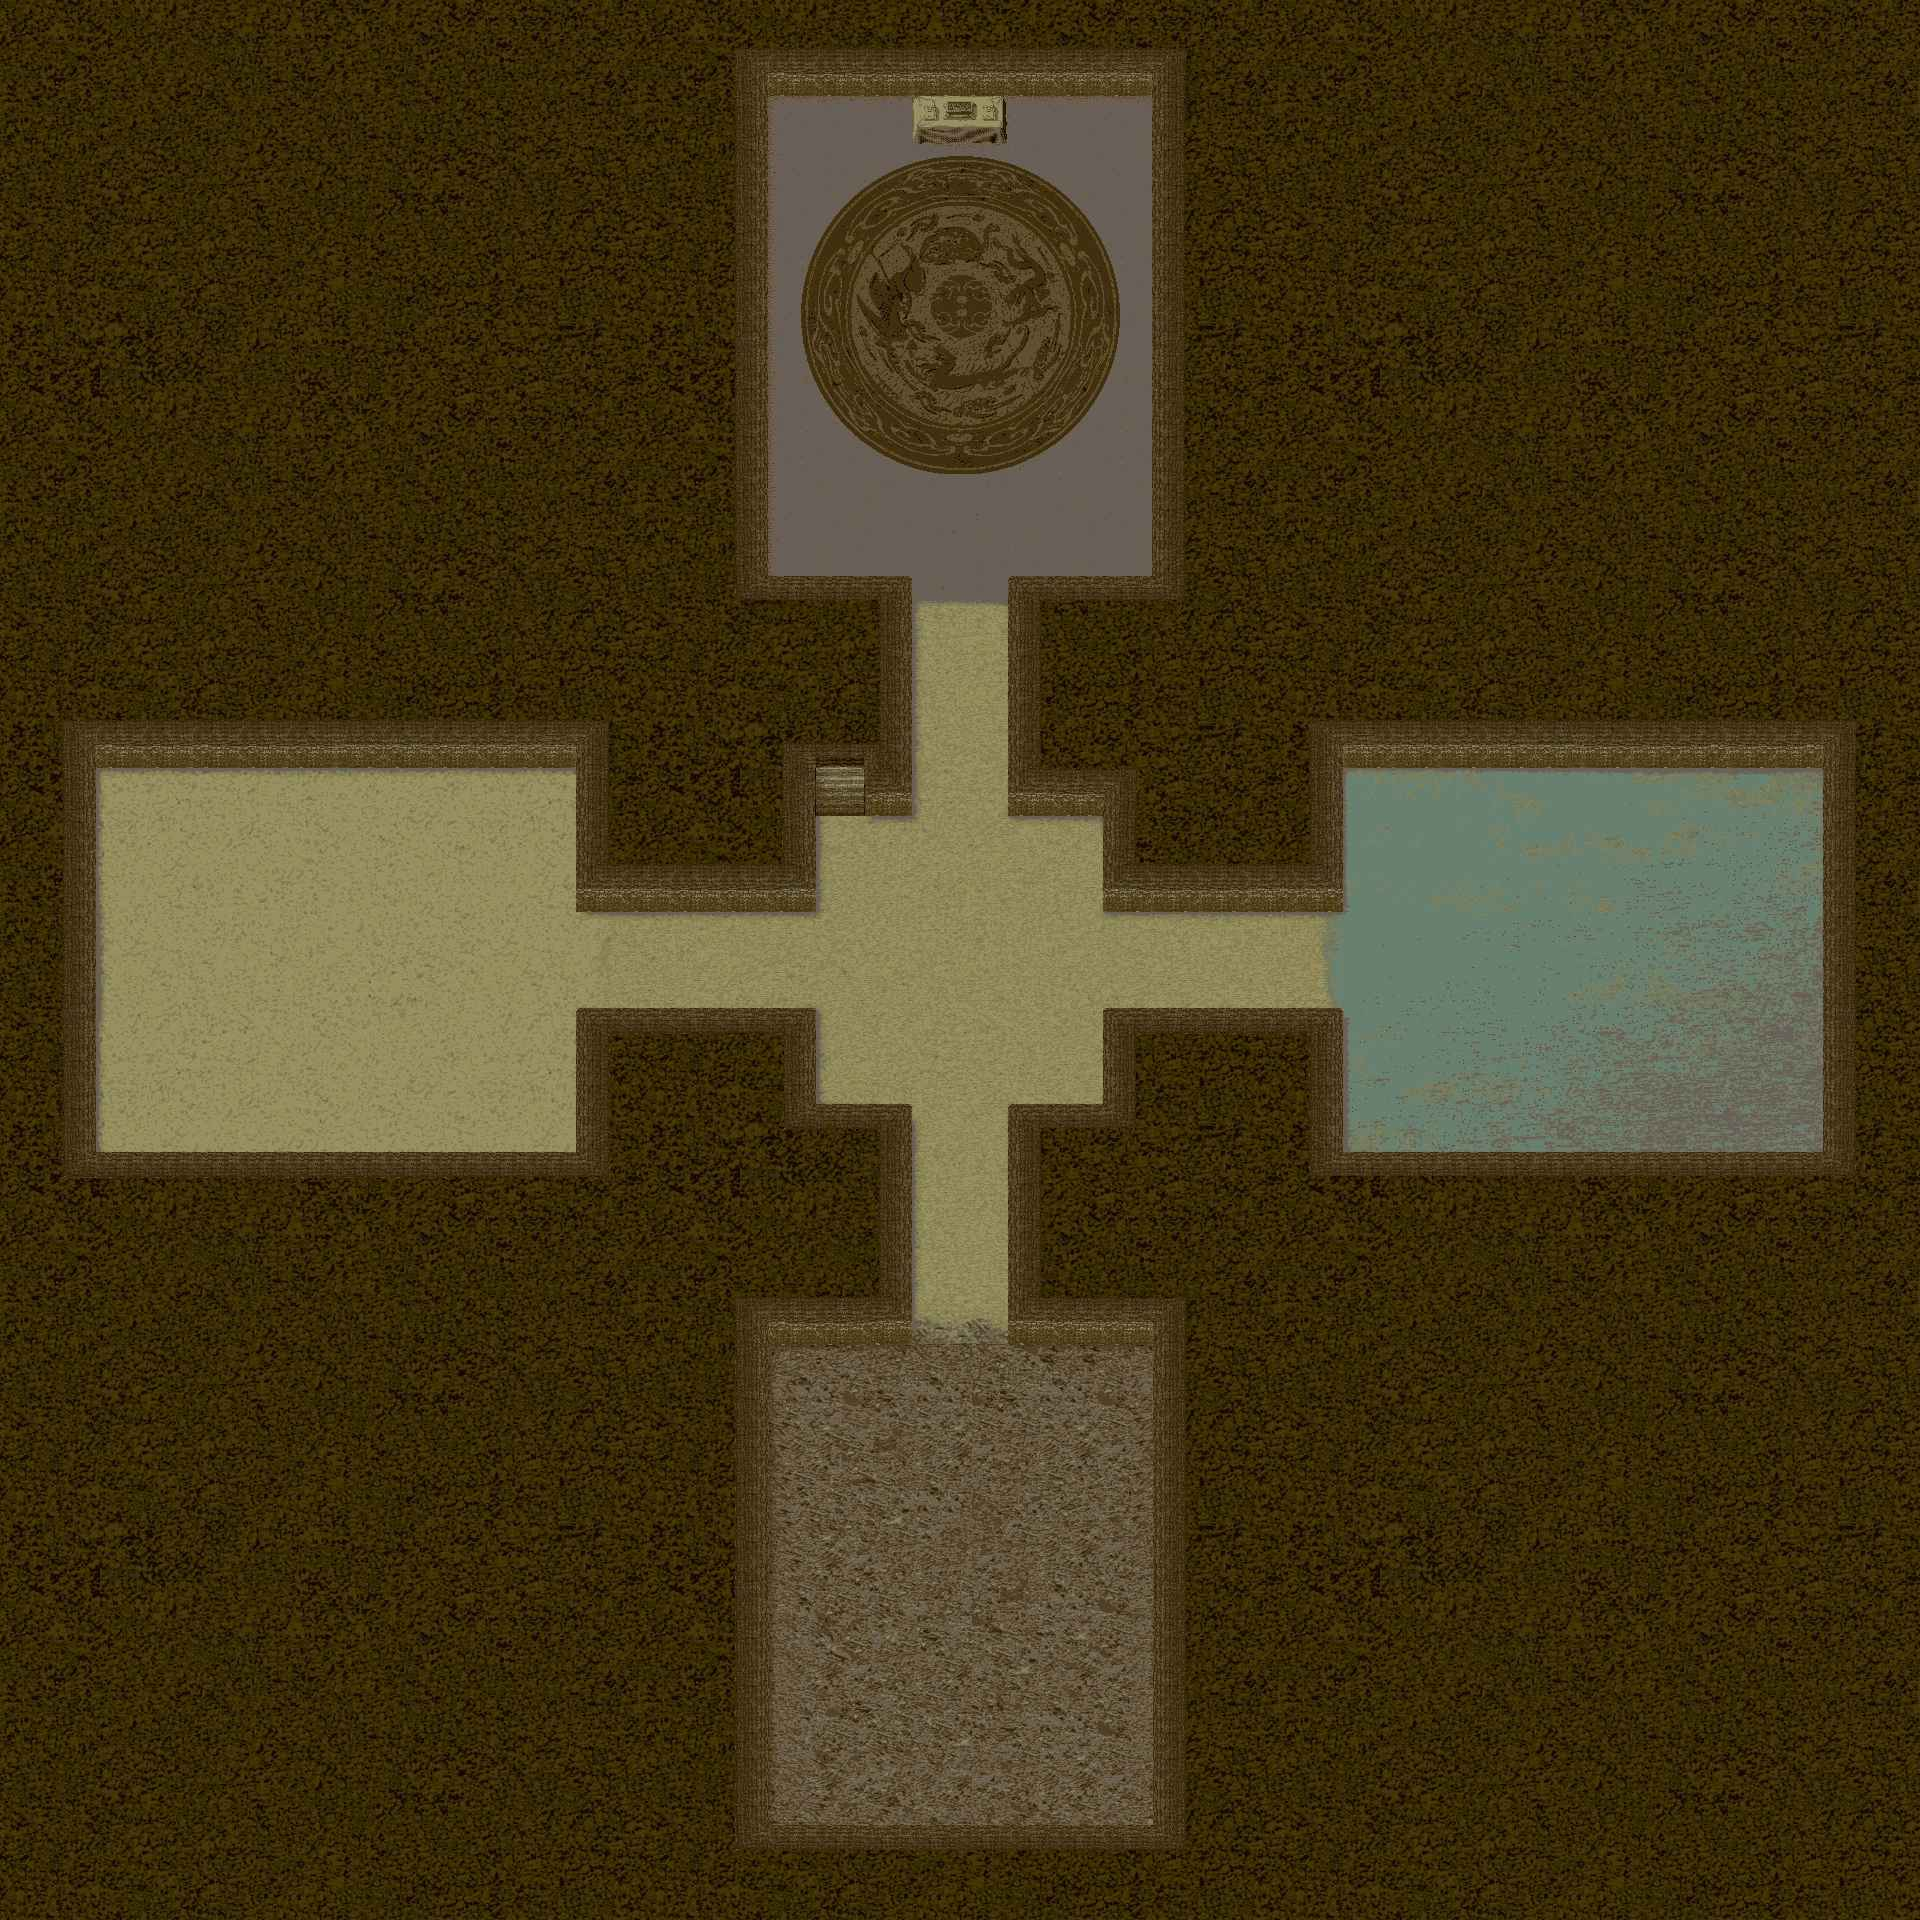

Rendered tile map (Tiled .tmx) drawn with the repository's tilesets; below, a short description and the map source with its tile grids summarised:
An orthogonal 40x40 tile map with 48x48 px tiles, 6 tile layers (城墙, 平原, 城内, 浅滩, ...) and 48 objects (2x 0, 2x 1, 2x 2, 2x 3, 2x 4, ...).

<map version="1.0" orientation="orthogonal" width="40" height="40" tilewidth="48" tileheight="48">
 <tileset firstgid="1" name="58-1" tilewidth="48" tileheight="48">
  <image source="map/58-1.jpg" trans="ff00ff" width="1920" height="1920" />
 </tileset>
 <layer name="城墙" width="40" height="40">
  <data>[1600 cells, 1204 non-empty, 1204 distinct tile ids]</data>
 </layer>
 <layer name="平原" width="40" height="40">
  <data>[1600 cells, 80 non-empty, 80 distinct tile ids]</data>
 </layer>
 <layer name="城内" width="40" height="40">
  <data>[1600 cells, 154 non-empty, 154 distinct tile ids]</data>
 </layer>
 <layer name="浅滩" width="40" height="40">
  <data>[1600 cells, 80 non-empty, 80 distinct tile ids]</data>
 </layer>
 <layer name="荒地" width="40" height="40">
  <data>[1600 cells, 80 non-empty, 80 distinct tile ids]</data>
 </layer>
 <layer name="祭坛" width="40" height="40">
  <data>[1600 cells, 2 non-empty, 2 distinct tile ids]</data>
 </layer>
 <objectgroup name="friendAIBegin" width="40" height="40" />
 <objectgroup name="enemyAIBegin" width="40" height="40">
  <object name="0" x="960" y="144" width="48" height="48">
   <properties>
    <property name="orientation" value="1" />
   </properties>
  </object>
  <object name="1" x="144" y="912" width="48" height="48">
   <properties>
    <property name="orientation" value="3" />
   </properties>
  </object>
  <object name="2" x="144" y="960" width="48" height="48">
   <properties>
    <property name="orientation" value="3" />
   </properties>
  </object>
  <object name="3" x="960" y="1728" width="48" height="48">
   <properties>
    <property name="orientation" value="0" />
   </properties>
  </object>
  <object name="4" x="1056" y="1536" width="48" height="48">
   <properties>
    <property name="orientation" value="0" />
   </properties>
  </object>
  <object name="5" x="816" y="1632" width="48" height="48">
   <properties>
    <property name="orientation" value="0" />
   </properties>
  </object>
  <object name="6" x="1728" y="912" width="48" height="48">
   <properties>
    <property name="orientation" value="2" />
   </properties>
  </object>
  <object name="7" x="1632" y="816" width="48" height="48">
   <properties>
    <property name="orientation" value="2" />
   </properties>
  </object>
  <object name="8" x="1680" y="1056" width="48" height="48">
   <properties>
    <property name="orientation" value="2" />
   </properties>
  </object>
  <object name="9" x="1584" y="912" width="48" height="48">
   <properties>
    <property name="orientation" value="2" />
   </properties>
  </object>
  <object name="10" x="1680" y="912" width="48" height="48">
   <properties>
    <property name="orientation" value="2" />
   </properties>
  </object>
  <object name="11" x="1632" y="960" width="48" height="48">
   <properties>
    <property name="orientation" value="2" />
   </properties>
  </object>
  <object name="12" x="1728" y="960" width="48" height="48">
   <properties>
    <property name="orientation" value="2" />
   </properties>
  </object>
  <object name="13" x="1488" y="816" width="48" height="48">
   <properties>
    <property name="orientation" value="2" />
   </properties>
  </object>
  <object name="14" x="1536" y="768" width="48" height="48">
   <properties>
    <property name="orientation" value="2" />
   </properties>
  </object>
  <object name="15" x="1536" y="864" width="48" height="48">
   <properties>
    <property name="orientation" value="2" />
   </properties>
  </object>
  <object name="16" x="1632" y="864" width="48" height="48">
   <properties>
    <property name="orientation" value="2" />
   </properties>
  </object>
  <object name="17" x="1536" y="1056" width="48" height="48">
   <properties>
    <property name="orientation" value="2" />
   </properties>
  </object>
  <object name="18" x="1584" y="1008" width="48" height="48">
   <properties>
    <property name="orientation" value="2" />
   </properties>
  </object>
  <object name="19" x="1584" y="1104" width="48" height="48">
   <properties>
    <property name="orientation" value="2" />
   </properties>
  </object>
  <object name="20" x="1680" y="1008" width="48" height="48">
   <properties>
    <property name="orientation" value="2" />
   </properties>
  </object>
  <object name="21" x="960" y="1680" width="48" height="48">
   <properties>
    <property name="orientation" value="0" />
   </properties>
  </object>
  <object name="22" x="1008" y="1728" width="48" height="48">
   <properties>
    <property name="orientation" value="0" />
   </properties>
  </object>
  <object name="23" x="912" y="1728" width="48" height="48">
   <properties>
    <property name="orientation" value="0" />
   </properties>
  </object>
  <object name="24" x="960" y="1776" width="48" height="48">
   <properties>
    <property name="orientation" value="0" />
   </properties>
  </object>
  <object name="25" x="1056" y="1488" width="48" height="48">
   <properties>
    <property name="orientation" value="0" />
   </properties>
  </object>
  <object name="26" x="1104" y="1536" width="48" height="48">
   <properties>
    <property name="orientation" value="0" />
   </properties>
  </object>
  <object name="27" x="1008" y="1536" width="48" height="48">
   <properties>
    <property name="orientation" value="0" />
   </properties>
  </object>
  <object name="28" x="1056" y="1584" width="48" height="48">
   <properties>
    <property name="orientation" value="0" />
   </properties>
  </object>
  <object name="29" x="816" y="1584" width="48" height="48">
   <properties>
    <property name="orientation" value="0" />
   </properties>
  </object>
  <object name="30" x="864" y="1632" width="48" height="48">
   <properties>
    <property name="orientation" value="0" />
   </properties>
  </object>
  <object name="31" x="768" y="1632" width="48" height="48">
   <properties>
    <property name="orientation" value="0" />
   </properties>
  </object>
  <object name="32" x="816" y="1680" width="48" height="48">
   <properties>
    <property name="orientation" value="0" />
   </properties>
  </object>
 </objectgroup>
 <objectgroup name="playerBegin" width="40" height="40">
  <object name="0" x="1008" y="912" width="48" height="48">
   <properties>
    <property name="orientation" value="3" />
   </properties>
  </object>
  <object name="1" x="864" y="864" width="48" height="48">
   <properties>
    <property name="orientation" value="3" />
   </properties>
  </object>
  <object name="2" x="864" y="1008" width="48" height="48">
   <properties>
    <property name="orientation" value="3" />
   </properties>
  </object>
  <object name="3" x="1008" y="960" width="48" height="48">
   <properties>
    <property name="orientation" value="3" />
   </properties>
  </object>
  <object name="4" x="1008" y="864" width="48" height="48">
   <properties>
    <property name="orientation" value="3" />
   </properties>
  </object>
  <object name="5" x="1008" y="1008" width="48" height="48">
   <properties>
    <property name="orientation" value="3" />
   </properties>
  </object>
  <object name="6" x="960" y="912" width="48" height="48">
   <properties>
    <property name="orientation" value="3" />
   </properties>
  </object>
  <object name="7" x="960" y="960" width="48" height="48">
   <properties>
    <property name="orientation" value="3" />
   </properties>
  </object>
  <object name="8" x="960" y="864" width="48" height="48">
   <properties>
    <property name="orientation" value="3" />
   </properties>
  </object>
  <object name="9" x="960" y="1008" width="48" height="48">
   <properties>
    <property name="orientation" value="3" />
   </properties>
  </object>
  <object name="10" x="912" y="912" width="48" height="48">
   <properties>
    <property name="orientation" value="3" />
   </properties>
  </object>
  </objectgroup>
</map>
<!-- 4 of 48 objects omitted -->
